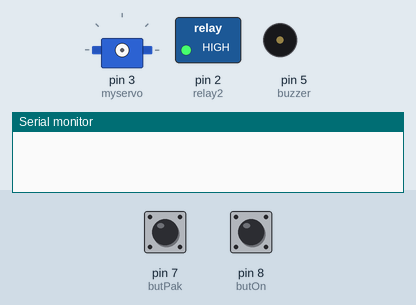
A sketch run on a simulated Arduino Uno, built with avr-gcc and run on an emulated ATmega328P. Shown: servo, switched loads named in the sketch (green lamp = pin HIGH), buzzer (waves = sounding), the last lines printed to the serial monitor. Inputs (shaded band) come from the test bench; at power-on: pin 7 (butPak) LOW, pin 8 (butOn) LOW.

Above: at 1.2 s.
1.3 s: pin 7 (butPak) pulled HIGH for 0.15 s
At 3.4 s:
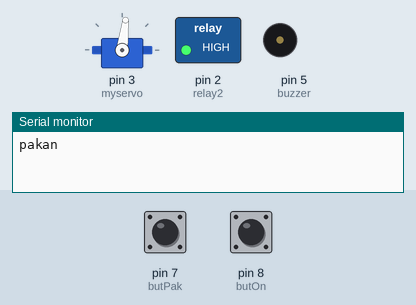
4.2 s: pin 8 (butOn) pulled HIGH for 3.2 s
At 4.6 s:
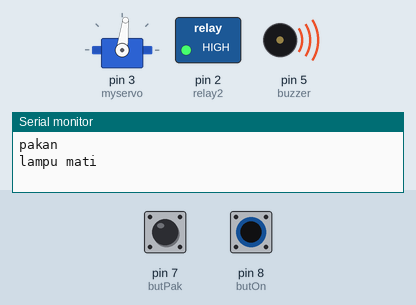
8.9 s: pin 7 (butPak) pulled HIGH for 3.2 s
At 13.0 s:
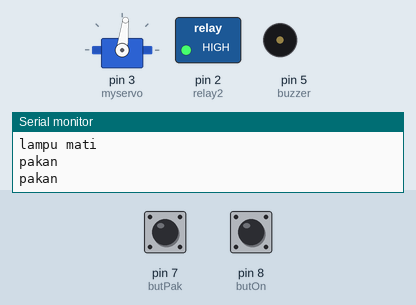
Timing chart, 0 to 14.5 s (numbered marks = the images above; inputs shaded):
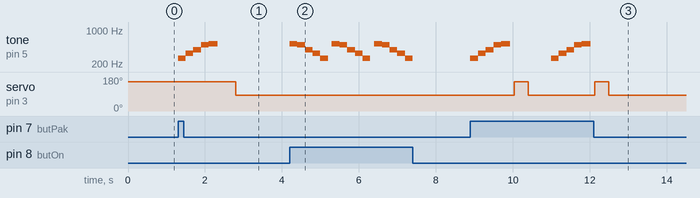

The sketch:

Tool_PushButton_Double.ino
```cpp
/*---------------PushButton Control------------------*/
/*---------Source Code by Habib.m @Hab_mz------------*/
/*------Modified & Adapted by Habib.m @Hab_mz--------*/
/*----------------------V1.0-------------------------*/
int butPak=7;
int butOn=8;
int count;
#include <Servo.h>
Servo myservo;
const int buzzer = 5;
const int relay2=2;
void setup() {
  Serial.begin(115200);
  pinMode(butPak,INPUT);
  pinMode(butOn,INPUT);

  pinMode(relay2,OUTPUT);
  pinMode(buzzer, OUTPUT);
  digitalWrite(relay2,HIGH);

}

void loop() {
  if(digitalRead(butPak) == HIGH ){
    Serial.println("pakan");
    buzPakan();
    pakan();
  }
else if(digitalRead(butOn) == HIGH){
    if(count==1){
      Serial.println("lampu hidup");
      buzLampu();
      count--;
    }
    else if(count==0){
      Serial.println("lampu mati");
      buzLampu();
      count++;
    }
}
}

void pakan(){
      myservo.attach(3);
      myservo.write(155);
      delay(350);
      myservo.detach();
      delay(10);

      myservo.attach(3);
      myservo.write(83);
      delay(500);
      myservo.detach();
      delay(100);
}
void buzPakan(){
      tone(buzzer, 261);
      delay(200);
      tone(buzzer, 329);
      delay(200);
      tone(buzzer, 392);
      delay(200);
      tone(buzzer, 493);
      delay(200);
      tone(buzzer, 523);
      delay(235);
      noTone(buzzer);
      delay(100);
}
void buzLampu(){
      tone(buzzer, 523);
      delay(200);
      tone(buzzer, 493);
      delay(200);
      tone(buzzer, 392);
      delay(200);
      tone(buzzer, 329);
      delay(200);
      tone(buzzer, 261);
      delay(200);
      noTone(buzzer);
      delay(100);
}
/*---------------------@Hab_Mz-----------------------*/
```

Measured:
- after the input at 1.3 s, tone on pin 5 (buzzer): plays 261 Hz for 0.20 s, 329 Hz for 0.20 s, 392 Hz for 0.20 s, 493 Hz for 0.20 s, 523 Hz for 0.24 s, starting at once; servo on pin 3 (myservo): 155° → 83° after 1.5 s
- after the input at 4.2 s, tone on pin 5 (buzzer): silent → 523 Hz at once, then repeats every 1.1 s: 493 Hz 0.20 s, 392 Hz 0.20 s, 329 Hz 0.20 s, 261 Hz 0.20 s, silent 0.10 s, 523 Hz 0.20 s
- after the input at 8.9 s, tone on pin 5 (buzzer): plays 261 Hz for 0.20 s, 329 Hz for 0.20 s, 392 Hz for 0.20 s, 493 Hz for 0.20 s, 523 Hz for 0.24 s, 261 Hz for 0.20 s … (10 notes in this stretch), starting at once; servo on pin 3 (myservo): alternates 155° for 0.36 s and 83° for 1.7 s, 4 changes in all, then stays 83°, starting after 1.1 s
